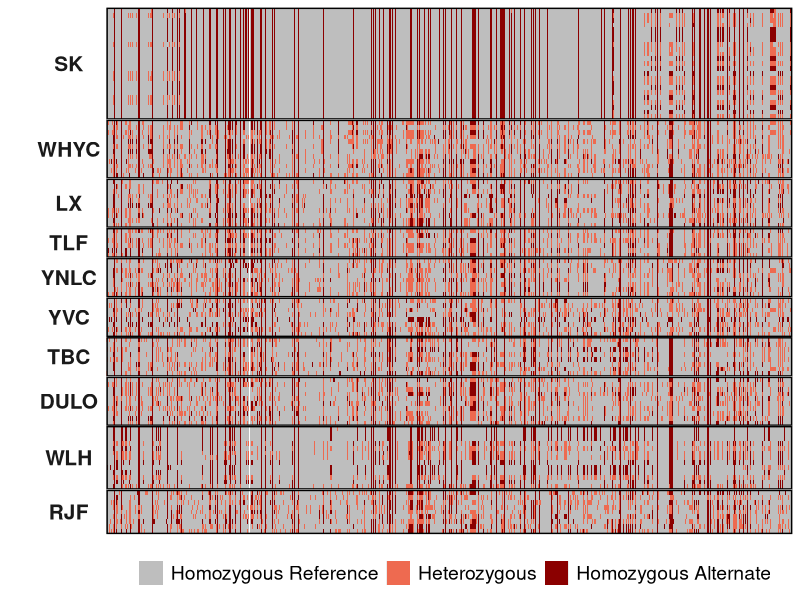

Reproduce this figure in R.

library(ggplot2)
library(dplyr)
library(reshape2)

level_order <-c("SK","WHYC","LX","TLF","YNLC","YVC","TBC","DULO","WLH","RJF")

d<-read.csv("input.4.SOBP_PDSS.chr3_67820000_67860000.phased.pos_geno.csv")
d<-melt(d,id=c("indv","breed"))

p<-ggplot(d,aes(indv, variable, fill= as.character(value)))



p+geom_tile()+
  facet_grid(rows = vars(factor(breed, levels = level_order)),
             space="free", 
             scale="free",
             switch="y")+
  coord_flip()+
  labs(x=" ")+
  theme(strip.text.y.left= element_text(size = 15, face="bold", angle=360),
        panel.spacing.y = unit(0,"cm"),
        panel.border = element_rect(fill = NA, color = "black", size=1),
        axis.title.x=element_blank(), 
        axis.text=element_blank(), 
        axis.ticks=element_blank(),
        strip.background = element_blank(),
        strip.text.x = element_blank(),
        legend.direction = "horizontal",
        legend.position = "bottom",
        legend.text=element_text(size=14))+
  scale_fill_manual(name=" ",
                    breaks=c("0","1","2","3"),
                    values = c("grey","coral2","darkred","ivory2"),
                    label=c("Homozygous Reference","Heterozygous","Homozygous Alternate","Missing"))








